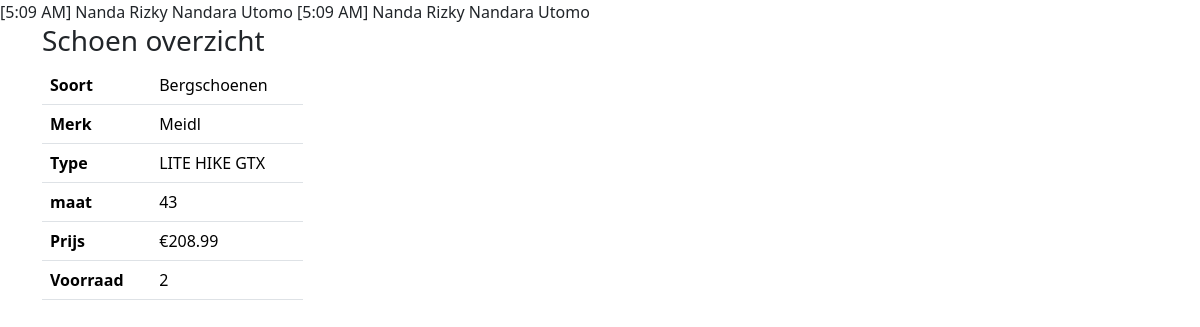
Page /details.php?id=1 on the committed database.
### tables this page shows
CREATE TABLE `schoenen` (
  `id` int(11) NOT NULL,
  `soort` varchar(255) NOT NULL,
  `merk` varchar(255) NOT NULL,
  `type` varchar(255) NOT NULL,
  `maat` int(11) NOT NULL,
  `prijs` decimal(6,2) NOT NULL,
  `voorraad` int(11) NOT NULL
);

### details.php (the view, shortened to what this page needs)
<?php
include 'db.php';
global $db;
$id = filter_input(INPUT_GET, 'id', FILTER_VALIDATE_INT);
if ($id) {
    $query = $db->prepare('SELECT * FROM schoenen WHERE id = :id');
    $query->bindParam('id', $id);
    $query->execute();
    $shoe = $query->fetch(PDO::FETCH_ASSOC);
} else {
    die("Error: Page not found");
}
?>
<!doctype html>
<html lang="en">
<head>
    <link href="https://cdn.jsdelivr.net/npm/bootstrap@5.3.2/dist/css/bootstrap.min.css" rel="stylesheet"
>
</head>
<body>
<div class="container">
    <div class="row">
        <div class="col-3">
            <h3>Schoen overzicht</h3>
        </div>
    </div>
    <div class="row">
        <div class="col-3">
            <table class="table">
                <tr>
                    <th scope="row">Soort</th>
                    <td><?=$shoe['soort']?></td>
                </tr>
                <tr>
                    <th scope="row">Merk</th>
                    <td><?=$shoe['merk']?></td>
                </tr>
                <tr>
                    <th scope="row">Type</th>
                    <td><?=$shoe['type']?></td>
                </tr>
                <tr>
                    <th scope="row">maat</th>
                    <td><?=$shoe['maat']?></td>
                </tr>
                <tr>
                    <th scope="row">Prijs</th>
                    <td>&euro;<?=$shoe['prijs']?></td>
                </tr>
                <tr>
                    <th scope="row">Voorraad</th>
                    <td><?=$shoe['voorraad']?></td>
                </tr>
            </table>
        </div>
    </div>
</div>
</body>
</html>

### rows in the picture
schoenen: soort "Bergschoenen", merk "Meidl", type "LITE HIKE GTX", maat "43", prijs "208.99", voorraad "2"
